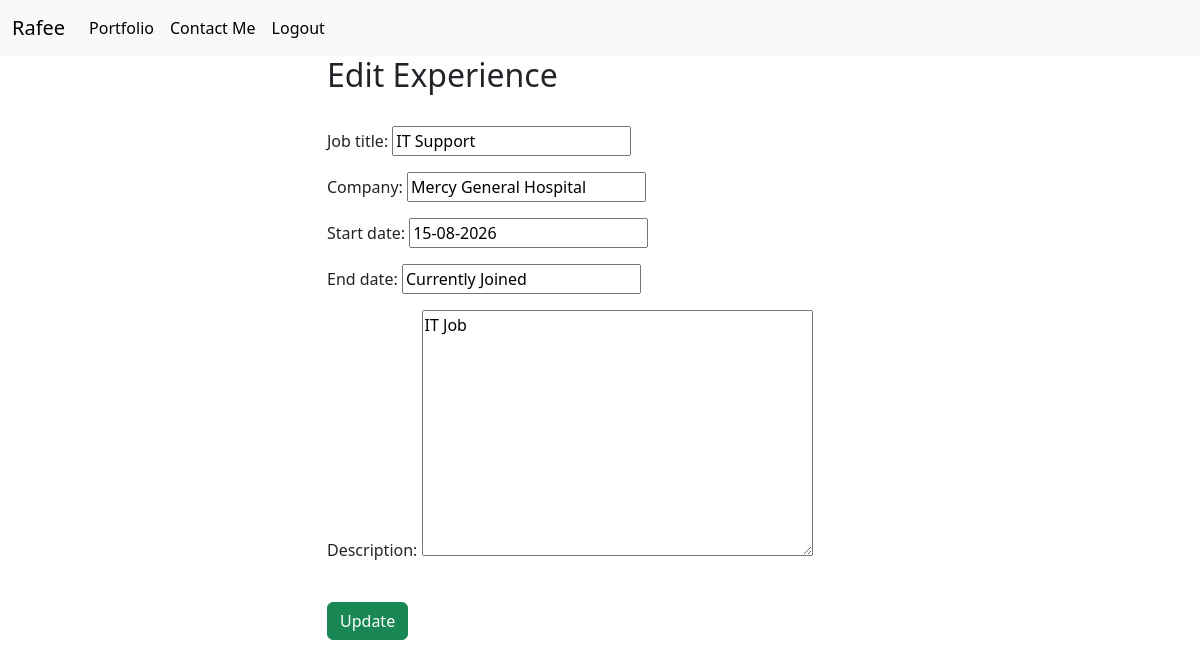
The page /editExperience/1 (signed in) on the database its author committed.
### myapp/models.py (models this page shows, shortened)
class CustomUser(AbstractUser):
    def __str__(self):
        return self.username

class Experience(models.Model):
    job_title = models.CharField(max_length=200)
    company = models.CharField(max_length=200)
    start_date = models.CharField(max_length=90,blank=True, null=True)
    end_date = models.CharField(max_length=90,blank=True, null=True)
    description = models.TextField()

### myapp/views.py (the view)
# urls.py: path('editExperience/<int:id>',editExperience,name='editExperience'),
@login_required
def editExperience(request,id):
    experience = Experience.objects.get(id=id)
    if request.method=="POST":
        form = ExperienceForm(request.POST,instance=experience)
        if form.is_valid():
            form.save()
            return redirect('homepage')
    else:
        form = ExperienceForm(instance=experience)
    return render(request,'editExperience.html',{'form':form})

### myapp/forms.py
class ExperienceForm(forms.ModelForm):
    class Meta:
        model = Experience
        fields = ['job_title', 'company', 'start_date', 'end_date', 'description']

### templates/editExperience.html (shortened to what this page needs)
{% extends 'base.html' %}
{% block content %}
<div class="container container-center">
    <div class="row justify-content-center">
        <div class="col-md-6">
            <form method="POST">
                <h2>Edit Experience</h2><br>
                {{form.as_p}}
                <br>
                <input class="btn btn-success" type="submit" value="Update">
            </form>
        </div>
    </div>
</div>
{% endblock %}

### templates/navbar.html (shortened to what this page needs)
{% load static %}
<nav class="navbar navbar-expand-lg bg-body-tertiary">
  <div class="container-fluid">
    <a class="navbar-brand" href="{% url 'homepage' %}">{{request.user}}</a>
    <div class="collapse navbar-collapse" id="navbarSupportedContent">
      <ul class="navbar-nav me-auto mb-2 mb-lg-0">
        <li class="nav-item">
          <a class="nav-link active" aria-current="page" href="{% url 'homepage' %}">Portfolio</a>
        </li>
        <li class="nav-item">
          <a class="nav-link active" aria-current="page" href="{% url 'contact' %}">Contact Me</a>
        </li>
        <li class="nav-item">
          <a class="nav-link active" aria-current="page" href="{% url 'user_logout' %}">Logout</a>
        </li>
      </ul>
    </div>
  </div>
</nav>

### rows shown on the page
CustomUser: user "Rafee"
Experience: job_title "IT Support", company "Mercy General Hospital", start_date "15-08-2026", end_date "Currently Joined", description "IT Job"
